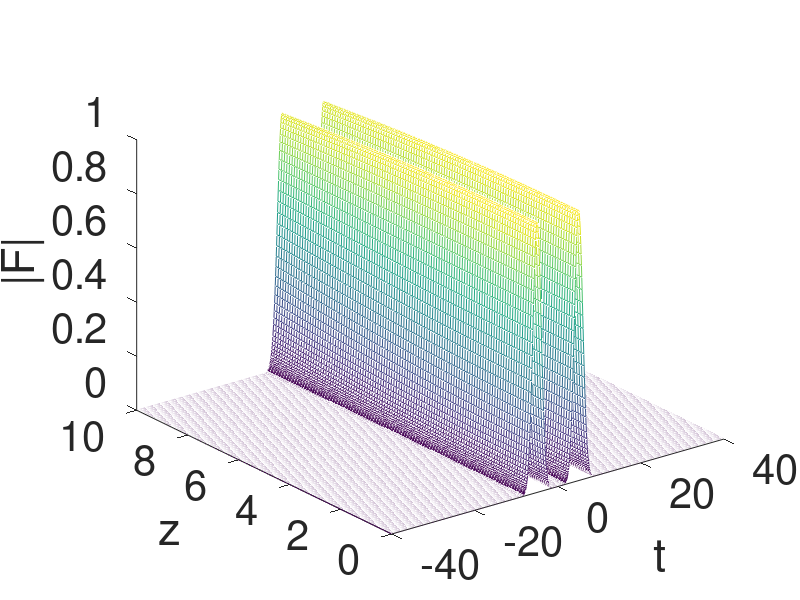
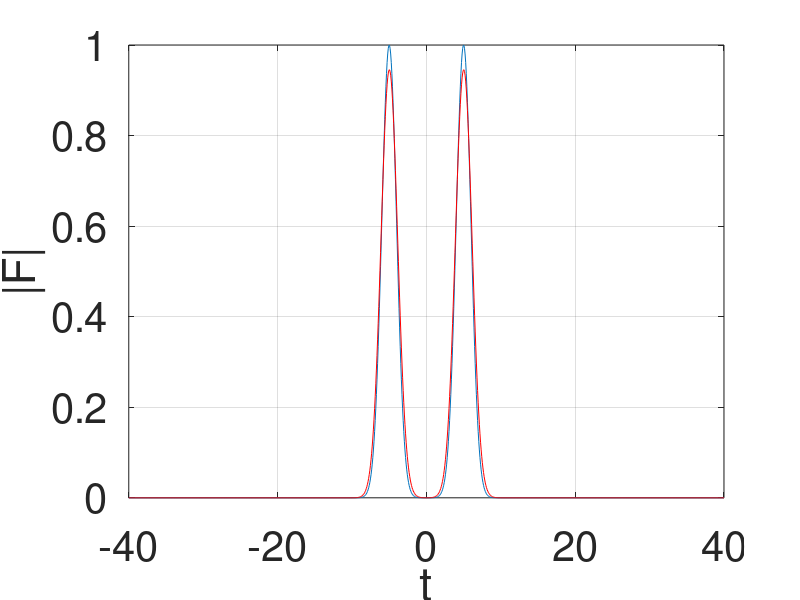
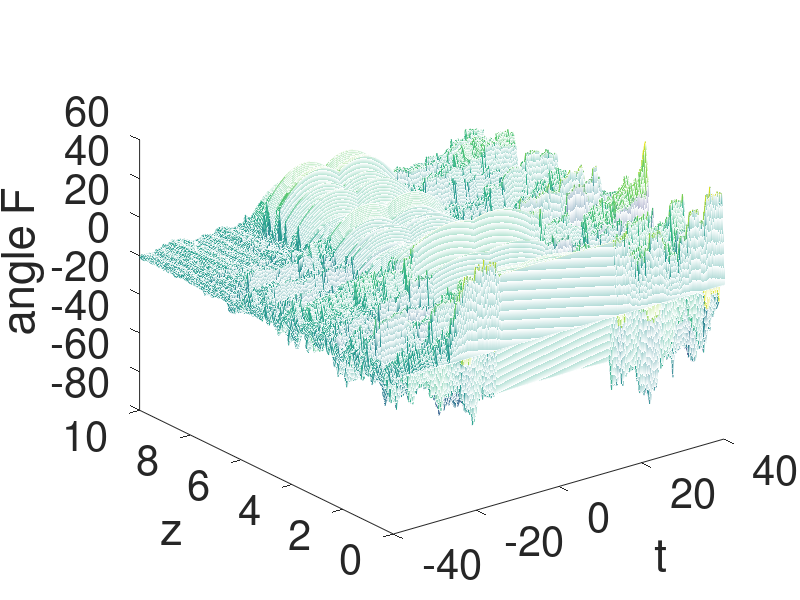
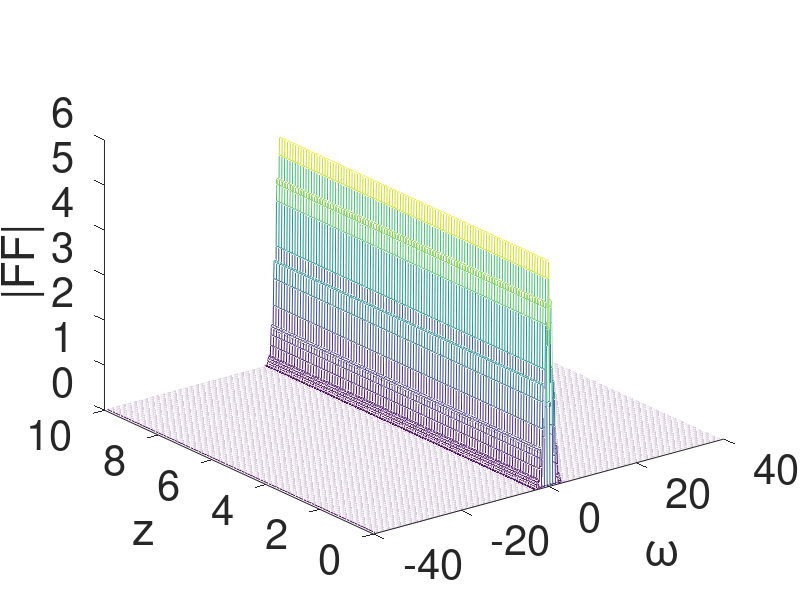

Source code (MATLAB) for these figures, in order:

%
% PROPAGATION METHOD FOR THE SOLUTION OF NLSE
%
% i Fz - beta2/2*Ftt + gamma * |F|^2 F=0
%

clc
clear all
close all

% MATERIAL PROPERTIES

beta2=0.05;
gamma=0;

% TEMPORAL COORDINATE

t0=-40;
t1=40;
nt=1001;
t=linspace(t0,t1,nt);
deltat=(t1-t0)/(nt-1);

% SPATIAL COORDINATE
z0=0;
z1=10;
nz=101;
z=linspace(z0,z1,nz);
deltaz=(z1-z0)/(nz-1);

h=deltaz;

% FREQUENCY COORDINATE
indfreq=-nt/2:1:nt/2-1;
omega=pi/t1.*indfreq;


%INPUT ENVELOPE
amp=1;
tau0=1;
LD=tau0^2/abs(beta2)
%FIN=amp*exp(-t.^2/(2*tau0^2)); %GAUSSIAN ENVELOPE
%FIN=amp*tanh(t);
%FIN=sech(t).*tanh(t);
%2 GAUSSIAN with difference of 10
FIN=amp*exp(-(t+5).^2/(2*tau0^2))+amp*exp(-(t-5).^2/2*tau0^2)

%
%lets check whether the calculations are right
%
%Analtytical solution, theoretical prediction
%
%FTH0=(tau0*exp(-t.^2/(2*(tau0^2-j*beta2*z0))))/(sqrt(tau0^2-j*beta2*z0));
%FTHend=(tau0*exp(-t.^2/(2*(tau0^2-j*beta2*z1))))/(sqrt(tau0^2-j*beta2*z1));
%
%
%Numerics
%
%FIN=FTH0;
%
%later on.. put this
%figure
%plot(t,abs(F(:,1)),t,abs(F(:,end)),'r', t, abs(FTHend), 'g')

FFIN=deltat*fftshift(fft(FIN)); %SPECTRAL PROFILE

% figure(1)
% plot(t,abs(FIN))
% xlabel('t'); ylabel('|F|')
% set(findall(gcf,'type','text'),'FontSize',30);
% set(gca,'FontSize',30);
% grid;

% figure(2)
% plot(t,angle(FIN))
% xlabel('t'); ylabel('angle F')
% set(findall(gcf,'type','text'),'FontSize',30);
% set(gca,'FontSize',30);
% grid;

% figure(3)
% plot(omega,abs(FFIN))
% xlabel('\omega'); ylabel('|FFIN|')
% grid
% set(findall(gcf,'type','text'),'FontSize',30);
% set(gca,'FontSize',30);
% grid;

% figure(4)
% plot(omega,unwrap(angle(FFIN)))
% xlabel('\omega'); ylabel('angle FFIN')
% set(findall(gcf,'type','text'),'FontSize',30);
% set(gca,'FontSize',30);
% grid;

%%%%%%%%%%%%%%
% CORE OF THE PROGRAM
%%%%%%%%%%%%%%

F=zeros(ceil(nt),floor(nz));
FF=zeros(ceil(nt),floor(nz));

F(:,1)=FIN;
FF(:,1)=FFIN;

q=FIN;

for loop_step=2:1:nz;
    
    %LINEAR DISPERSIVE STEP
    qs=deltat*fftshift(fft(q)); %FFT
    qs_old=qs;
    
    prop=beta2/2*omega.^2;
    fact=j*prop*h;
    qs=qs_old.*exp(fact); %calculation of the envelope, undere
    %the effect of propagation beta2
    
    q=(1/deltat)*ifft(ifftshift(qs)); %coming back in the time domain
    
       
    %NONLINEAR CHI3 EFFECT  STEP
    
    q_old=q;
    q=q_old.*exp(j*gamma*abs(q_old).^2*h);
    
    %SAVE DATA EVERY NZ
    
    F(:,loop_step)=q;
    FF(:,loop_step)=deltat*fftshift(fft(q));
    
    
end

save dati


figure
mesh(t,z,abs(F)')
xlabel('t')
ylabel('z')
zlabel('|F|')
set(findall(gcf,'type','text'),'FontSize',30);
set(gca,'FontSize',30);
grid;


figure
%plot(t,abs(F(:,1)),t,abs(F(:,end)),'r', t, abs(FTHend), 'g')
plot(t,abs(F(:,1)),t,abs(F(:,end)),'r')
xlabel('t')
ylabel('|F|')
set(findall(gcf,'type','text'),'FontSize',30);
set(gca,'FontSize',30);
grid;


figure
mesh(t,z,unwrap(angle((F)))')
xlabel('t')
ylabel('z')
zlabel('angle F')
set(findall(gcf,'type','text'),'FontSize',30);
set(gca,'FontSize',30);
grid;

figure
mesh(omega,z,abs(FF)')
xlabel('\omega')
ylabel('z')
zlabel('|FF|')
set(findall(gcf,'type','text'),'FontSize',30);
set(gca,'FontSize',30);
grid;

figure
plot(omega,abs(FF(:,1)),omega,abs(FF(:,end)),'r')
xlabel('\omega')
xlim([-5 5])
ylabel('|F|')
set(findall(gcf,'type','text'),'FontSize',30);
set(gca,'FontSize',30);
grid;